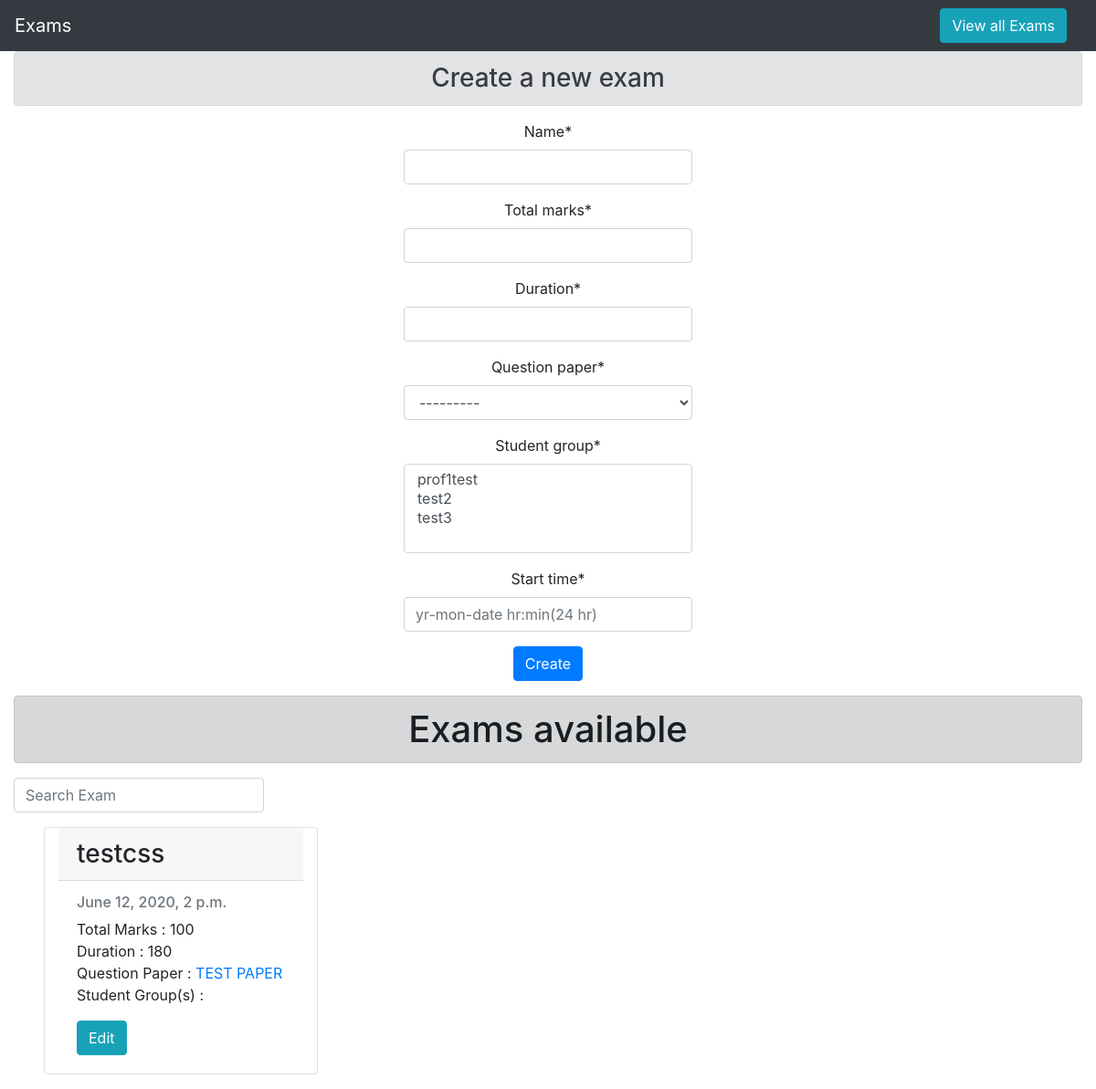
The page /prof/profusername/exams on the database as committed earlier.
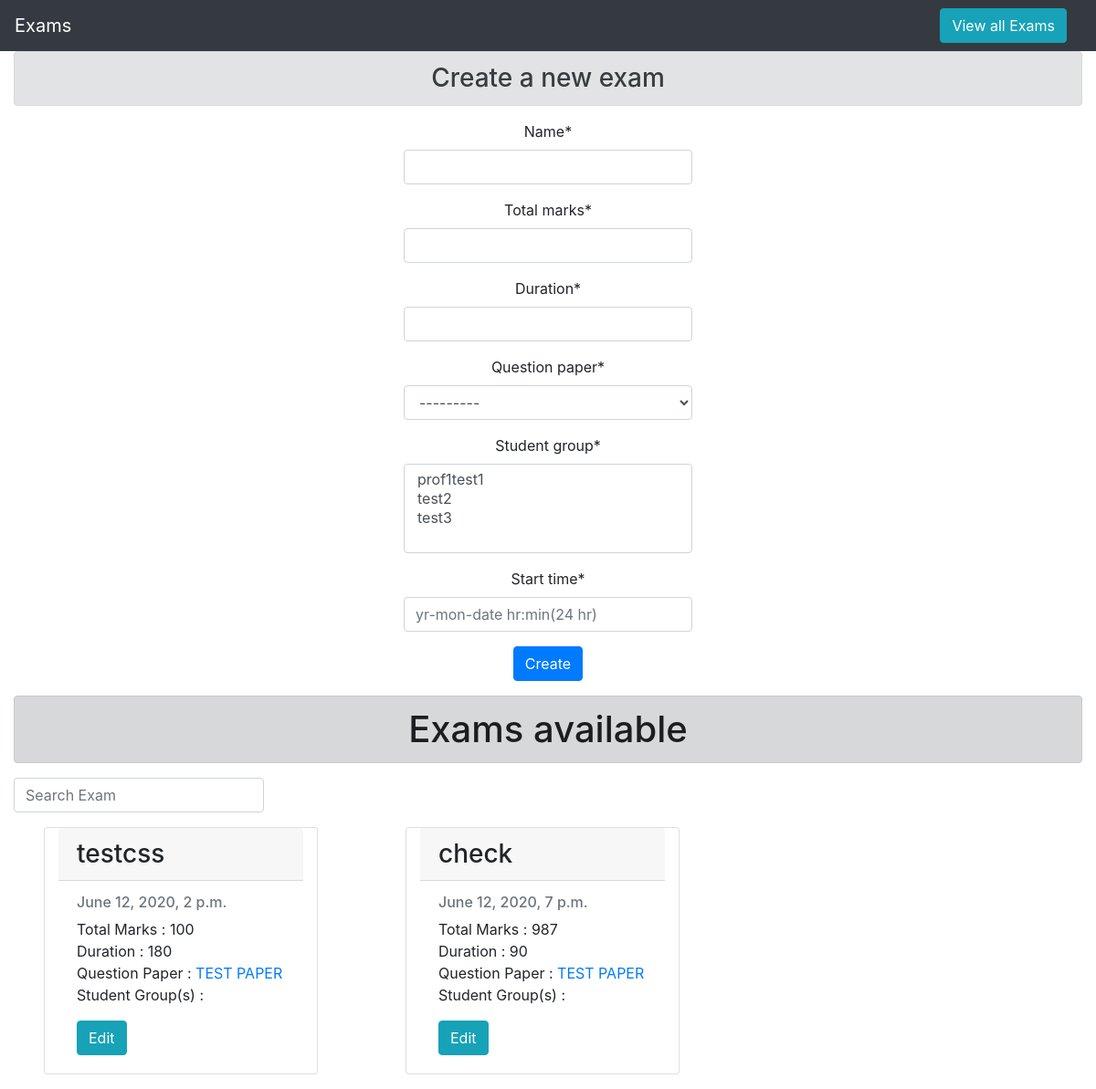
The same page on the database as committed later.
### main/models.py (models this page shows)
class Exam_Model(models.Model):
    professor = models.ForeignKey(User, limit_choices_to={
                                  'groups__name': "Professor"}, on_delete=models.CASCADE)
    name = models.CharField(max_length=50)
    total_marks = models.IntegerField()
    duration = models.IntegerField()
    question_paper = models.ForeignKey(
        Question_Paper, on_delete=models.CASCADE, related_name='exam')
    student_group = models.ManyToManyField(Special_Students)
    start_time = models.DateTimeField()
    def __str__(self):
        return self.name

class Question_Paper(models.Model):
    professor = models.ForeignKey(User, limit_choices_to={
                                  'groups__name': "Professor"}, on_delete=models.CASCADE)
    qPaperTitle = models.CharField(max_length=100)
    questions = models.ManyToManyField(Question_DB)
    def __str__(self):
        return f' Question Paper Title :- {self.qPaperTitle}\n'

### prof/views.py (the view, shortened to what this page needs)
# urls.py: path('<str:prof_username>/exams', views.view_exams, name='view_exams'),
def view_exams(request, prof_username):
    prof = User.objects.get(username=prof_username)
    new_Form = ExamForm()
    new_Form.fields["student_group"].queryset = Special_Students.objects.filter(
        professor=prof)
    new_Form.fields["question_paper"].queryset = Question_Paper.objects.filter(
        professor=prof)
    exams = Exam_Model.objects.filter(professor=prof)
    group_dict = {}
    for exam in exams:
        group_dict[exam] = list(exam.student_group.all())
    print(group_dict)
    return render(request, 'prof/view_exams.html', {
        'exams': exams, 'examform': new_Form, 'prof': prof,
        'group_dict': group_dict
    })

### main/models.py
class ExamForm(ModelForm):
    class Meta:
        model = Exam_Model
        fields = '__all__'
        widgets = {
            'start_time': TextInput(attrs={'placeholder': 'yr-mon-date hr:min(24 hr)'})
        }
        exclude = ['professor']

### main/models.py (called while the page is built)
    def __str__(self):
        return self.category_name

### prof/templates/prof/view_exams.html (shortened to what this page needs)
{% load crispy_forms_tags %}
{% load static %}
<!DOCTYPE html>
<html lang="en">
<head>
    <link rel="stylesheet" href="https://maxcdn.bootstrapcdn.com/bootstrap/4.2.1/css/bootstrap.min.css">
    <link rel="stylesheet" href="https://stackpath.bootstrapcdn.com/font-awesome/4.7.0/css/font-awesome.min.css">
</head>
<body>
    <nav class="navbar bg-dark navbar-dark">
        <a class="navbar-brand" href="#">Exams</a>
        <button type="button" class="btn btn-info mx-3" id="updateButton" onclick="smoothScroll(document.getElementById('exams'))">View all Exams</button>
    </nav>
    <div class="container-fluid">
        <h3 class="alert alert-secondary" align="center">Create a new exam</h3>
        <div align='center'>
            <div class="container d-flex h-100 row justify-content-center col-20">
                <form align='center' method="POST">
                    {{ examform|crispy }}
                    <input class="btn btn-primary" type="submit" value="Create">
                </form>
            </div>
        </div>
        <div id='exams'>
            <h1 class="alert alert-dark my-3" align="center">Exams available</h1>
            <form class="form-inline my-2 my-lg-0">
                <input id="searchExam" class="form-control mr-sm-2" type="search" placeholder="Search Exam"
                    aria-label="Search">
            </form>
            <div class="row">
                {% for t in exams %}
                <div class="card my-3 mx-5 col-sm-3">
                    <h3 class="card-header">{{ t.name }}</h3>
                    <div class="card-body">
                        <h6 class="card-subtitle mb-2 text-muted">{{ t.start_time }}</h6>
                        <p class="card-text">
                            Total Marks : {{t.total_marks}}<br>
                            Duration : {{t.duration}}<br>
                            Question Paper : <a href="{% url 'prof:view_specific_paper' prof.username t.question_paper.id %}">{{ t.question_paper.qPaperTitle }}</a><br>
                            Student Group(s) :
                        </p>
                        <a href="{% url 'prof:edit_exam' prof.username t.id %}" class="card-link btn btn-info">Edit</a>
                    </div>
                </div>
                {% empty %}
                <h3>No exams</h3>
                {% endfor %}
            </div>
        </div>
    </div>
</body>
</html>

Rows that differ between the two databases and show on the page:
added Exam_Model: name "check", start_time "June 12, 2020, 7 p.m.", total_marks "987", duration "90", question_paper.qPaperTitle "TEST PAPER"
Other text that changed with them:
form field student_group: "prof1test / test2 / test3" → "prof1test1 / test2 / test3"
